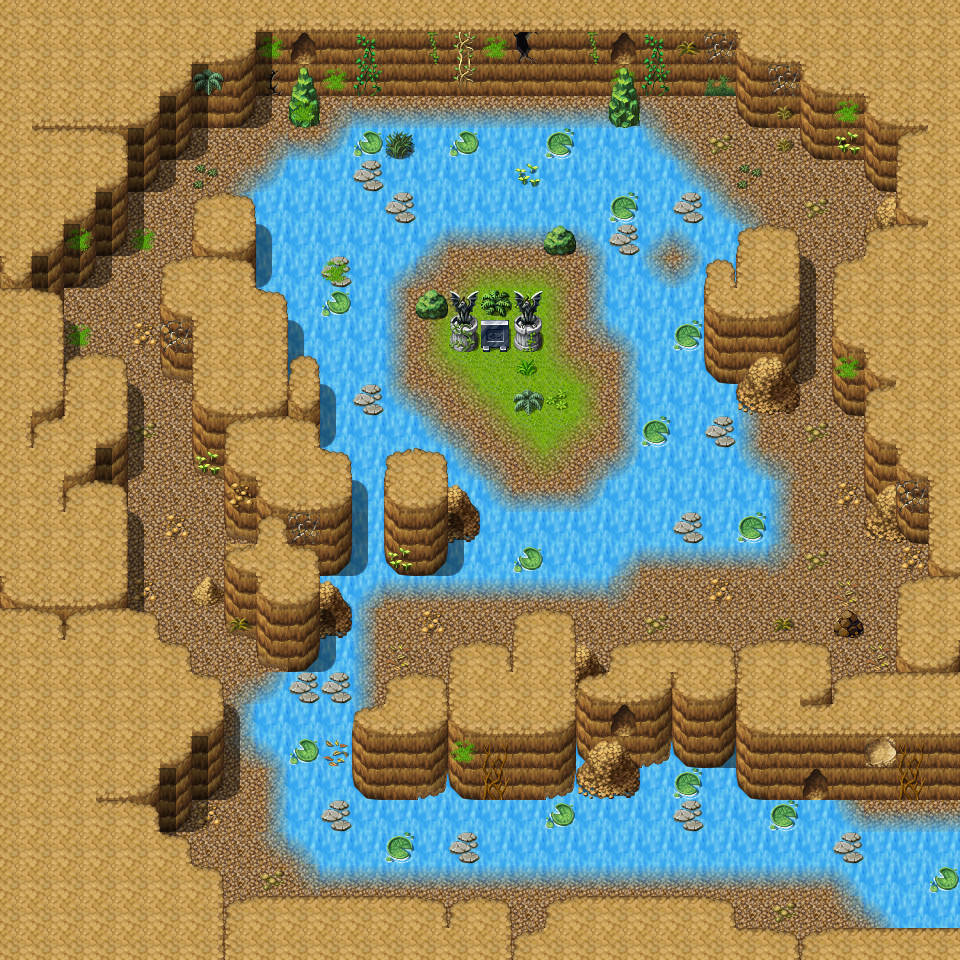

This game map was drawn from its Tiled (.tmx) file and the tilesets committed beside it. A one-line description and the trimmed map source follow:
An orthogonal 30x30 tile map with 32x32 px tiles, 3 tile layers (Ground, Objects, Above), 1 hidden layer not drawn, 60 tilesets and 10 objects (8x spawn, mapchange, sign).

<map version="2017.05.26" orientation="orthogonal" renderorder="right-down" width="30" height="30" tilewidth="32" tileheight="32" nextobjectid="11">
 <tileset firstgid="1" name="map_bed_1" tilewidth="32" tileheight="32" tilecount="128" columns="16">
  <image source="../drawable/map_bed_1.png" width="512" height="256" />
 </tileset>
 <tileset firstgid="129" name="map_border_1" tilewidth="32" tileheight="32" tilecount="128" columns="16">
  <image source="../drawable/map_border_1.png" width="512" height="256" />
 </tileset>
 <tileset firstgid="257" name="map_bridge_1" tilewidth="32" tileheight="32" tilecount="128" columns="16">
  <image source="../drawable/map_bridge_1.png" width="512" height="256" />
 </tileset>
 <tileset firstgid="385" name="map_bridge_2" tilewidth="32" tileheight="32" tilecount="128" columns="16">
  <image source="../drawable/map_bridge_2.png" width="512" height="256" />
 </tileset>
 <tileset firstgid="513" name="map_broken_1" tilewidth="32" tileheight="32" tilecount="128" columns="16">
  <image source="../drawable/map_broken_1.png" width="512" height="256" />
 </tileset>
 <tileset firstgid="641" name="map_cavewall_1" tilewidth="32" tileheight="32" tilecount="108" columns="18">
  <image source="../drawable/map_cavewall_1.png" width="576" height="192" />
 </tileset>
 <tileset firstgid="749" name="map_cavewall_2" tilewidth="32" tileheight="32" tilecount="108" columns="18">
  <image source="../drawable/map_cavewall_2.png" width="576" height="192" />
 </tileset>
 <tileset firstgid="857" name="map_cavewall_3" tilewidth="32" tileheight="32" tilecount="108" columns="18">
  <image source="../drawable/map_cavewall_3.png" width="576" height="192" />
 </tileset>
 <tileset firstgid="965" name="map_cavewall_4" tilewidth="32" tileheight="32" tilecount="108" columns="18">
  <image source="../drawable/map_cavewall_4.png" width="576" height="192" />
 </tileset>
 <tileset firstgid="1073" name="map_chair_table_1" tilewidth="32" tileheight="32" tilecount="128" columns="16">
  <image source="../drawable/map_chair_table_1.png" width="512" height="256" />
 </tileset>
 <tileset firstgid="1201" name="map_chair_table_2" tilewidth="32" tileheight="32" tilecount="128" columns="16">
  <image source="../drawable/map_chair_table_2.png" width="512" height="256" />
 </tileset>
 <tileset firstgid="1329" name="map_crate_1" tilewidth="32" tileheight="32" tilecount="128" columns="16">
  <image source="../drawable/map_crate_1.png" width="512" height="256" />
 </tileset>
 <tileset firstgid="1457" name="map_cupboard_1" tilewidth="32" tileheight="32" tilecount="128" columns="16">
  <image source="../drawable/map_cupboard_1.png" width="512" height="256" />
 </tileset>
 <tileset firstgid="1585" name="map_curtain_1" tilewidth="32" tileheight="32" tilecount="128" columns="16">
  <image source="../drawable/map_curtain_1.png" width="512" height="256" />
 </tileset>
 <tileset firstgid="1713" name="map_entrance_1" tilewidth="32" tileheight="32" tilecount="128" columns="16">
  <image source="../drawable/map_entrance_1.png" width="512" height="256" />
 </tileset>
 <tileset firstgid="1841" name="map_entrance_2" tilewidth="32" tileheight="32" tilecount="128" columns="16">
  <image source="../drawable/map_entrance_2.png" width="512" height="256" />
 </tileset>
 <tileset firstgid="1969" name="map_fence_1" tilewidth="32" tileheight="32" tilecount="128" columns="16">
  <image source="../drawable/map_fence_1.png" width="512" height="256" />
 </tileset>
 <tileset firstgid="2097" name="map_fence_2" tilewidth="32" tileheight="32" tilecount="128" columns="16">
  <image source="../drawable/map_fence_2.png" width="512" height="256" />
 </tileset>
 <tileset firstgid="2225" name="map_fence_3" tilewidth="32" tileheight="32" tilecount="128" columns="16">
  <image source="../drawable/map_fence_3.png" width="512" height="256" />
 </tileset>
 <tileset firstgid="2353" name="map_fence_4" tilewidth="32" tileheight="32" tilecount="128" columns="16">
  <image source="../drawable/map_fence_4.png" width="512" height="256" />
 </tileset>
 <tileset firstgid="2481" name="map_ground_1" tilewidth="32" tileheight="32" tilecount="128" columns="16">
  <image source="../drawable/map_ground_1.png" width="512" height="256" />
 </tileset>
 <tileset firstgid="2609" name="map_ground_2" tilewidth="32" tileheight="32" tilecount="128" columns="16">
  <image source="../drawable/map_ground_2.png" width="512" height="256" />
 </tileset>
 <tileset firstgid="2737" name="map_ground_3" tilewidth="32" tileheight="32" tilecount="128" columns="16">
  <image source="../drawable/map_ground_3.png" width="512" height="256" />
 </tileset>
 <tileset firstgid="2865" name="map_ground_4" tilewidth="32" tileheight="32" tilecount="128" columns="16">
  <image source="../drawable/map_ground_4.png" width="512" height="256" />
 </tileset>
 <tileset firstgid="2993" name="map_ground_5" tilewidth="32" tileheight="32" tilecount="128" columns="16">
  <image source="../drawable/map_ground_5.png" width="512" height="256" />
 </tileset>
 <tileset firstgid="3121" name="map_ground_6" tilewidth="32" tileheight="32" tilecount="128" columns="16">
  <image source="../drawable/map_ground_6.png" width="512" height="256" />
 </tileset>
 <tileset firstgid="3249" name="map_ground_7" tilewidth="32" tileheight="32" tilecount="128" columns="16">
  <image source="../drawable/map_ground_7.png" width="512" height="256" />
 </tileset>
 <tileset firstgid="3377" name="map_ground_8" tilewidth="32" tileheight="32" tilecount="128" columns="16">
  <image source="../drawable/map_ground_8.png" width="512" height="256" />
 </tileset>
 <tileset firstgid="3505" name="map_house_1" tilewidth="32" tileheight="32" tilecount="128" columns="16">
  <image source="../drawable/map_house_1.png" width="512" height="256" />
 </tileset>
 <tileset firstgid="3633" name="map_house_2" tilewidth="32" tileheight="32" tilecount="128" columns="16">
  <image source="../drawable/map_house_2.png" width="512" height="256" />
 </tileset>
 <tileset firstgid="3761" name="map_indoor_1" tilewidth="32" tileheight="32" tilecount="128" columns="16">
  <image source="../drawable/map_indoor_1.png" width="512" height="256" />
 </tileset>
 <tileset firstgid="3889" name="map_indoor_2" tilewidth="32" tileheight="32" tilecount="128" columns="16">
  <image source="../drawable/map_indoor_2.png" width="512" height="256" />
 </tileset>
 <tileset firstgid="4017" name="map_kitchen_1" tilewidth="32" tileheight="32" tilecount="128" columns="16">
  <image source="../drawable/map_kitchen_1.png" width="512" height="256" />
 </tileset>
 <tileset firstgid="4145" name="map_outdoor_1" tilewidth="32" tileheight="32" tilecount="128" columns="16">
  <image source="../drawable/map_outdoor_1.png" width="512" height="256" />
 </tileset>
 <tileset firstgid="4273" name="map_pillar_1" tilewidth="32" tileheight="32" tilecount="128" columns="16">
  <image source="../drawable/map_pillar_1.png" width="512" height="256" />
 </tileset>
 <tileset firstgid="4401" name="map_pillar_2" tilewidth="32" tileheight="32" tilecount="128" columns="16">
  <image source="../drawable/map_pillar_2.png" width="512" height="256" />
 </tileset>
 <tileset firstgid="4529" name="map_plant_1" tilewidth="32" tileheight="32" tilecount="128" columns="16">
  <image source="../drawable/map_plant_1.png" width="512" height="256" />
 </tileset>
 <tileset firstgid="4657" name="map_plant_2" tilewidth="32" tileheight="32" tilecount="128" columns="16">
  <image source="../drawable/map_plant_2.png" width="512" height="256" />
 </tileset>
 <tileset firstgid="4785" name="map_rock_1" tilewidth="32" tileheight="32" tilecount="128" columns="16">
  <image source="../drawable/map_rock_1.png" width="512" height="256" />
 </tileset>
 <tileset firstgid="4913" name="map_rock_2" tilewidth="32" tileheight="32" tilecount="128" columns="16">
  <image source="../drawable/map_rock_2.png" width="512" height="256" />
 </tileset>
 <tileset firstgid="5041" name="map_roof_1" tilewidth="32" tileheight="32" tilecount="128" columns="16">
  <image source="../drawable/map_roof_1.png" width="512" height="256" />
 </tileset>
 <tileset firstgid="5169" name="map_roof_2" tilewidth="32" tileheight="32" tilecount="128" columns="16">
  <image source="../drawable/map_roof_2.png" width="512" height="256" />
 </tileset>
 <tileset firstgid="5297" name="map_roof_3" tilewidth="32" tileheight="32" tilecount="128" columns="16">
  <image source="../drawable/map_roof_3.png" width="512" height="256" />
 </tileset>
 <tileset firstgid="5425" name="map_shop_1" tilewidth="32" tileheight="32" tilecount="128" columns="16">
  <image source="../drawable/map_shop_1.png" width="512" height="256" />
 </tileset>
 <tileset firstgid="5553" name="map_sign_ladder_1" tilewidth="32" tileheight="32" tilecount="128" columns="16">
  <image source="../drawable/map_sign_ladder_1.png" width="512" height="256" />
 </tileset>
 <tileset firstgid="5681" name="map_table_1" tilewidth="32" tileheight="32" tilecount="128" columns="16">
  <image source="../drawable/map_table_1.png" width="512" height="256" />
 </tileset>
 <tileset firstgid="5809" name="map_trail_1" tilewidth="32" tileheight="32" tilecount="128" columns="16">
  <image source="../drawable/map_trail_1.png" width="512" height="256" />
 </tileset>
 <tileset firstgid="5937" name="map_transition_1" tilewidth="32" tileheight="32" tilecount="128" columns="16">
  <image source="../drawable/map_transition_1.png" width="512" height="256" />
 </tileset>
 <tileset firstgid="6065" name="map_transition_2" tilewidth="32" tileheight="32" tilecount="128" columns="16">
  <image source="../drawable/map_transition_2.png" width="512" height="256" />
 </tileset>
 <tileset firstgid="6193" name="map_transition_3" tilewidth="32" tileheight="32" tilecount="128" columns="16">
  <image source="../drawable/map_transition_3.png" width="512" height="256" />
 </tileset>
 <tileset firstgid="6321" name="map_transition_4" tilewidth="32" tileheight="32" tilecount="128" columns="16">
  <image source="../drawable/map_transition_4.png" width="512" height="256" />
 </tileset>
 <tileset firstgid="6449" name="map_transition_5" tilewidth="32" tileheight="32" tilecount="128" columns="16">
  <image source="../drawable/map_transition_5.png" width="512" height="256" />
 </tileset>
 <tileset firstgid="6577" name="map_tree_1" tilewidth="32" tileheight="32" tilecount="128" columns="16">
  <image source="../drawable/map_tree_1.png" width="512" height="256" />
 </tileset>
 <tileset firstgid="6705" name="map_tree_2" tilewidth="32" tileheight="32" tilecount="128" columns="16">
  <image source="../drawable/map_tree_2.png" width="512" height="256" />
 </tileset>
 <tileset firstgid="6833" name="map_wall_1" tilewidth="32" tileheight="32" tilecount="128" columns="16">
  <image source="../drawable/map_wall_1.png" width="512" height="256" />
 </tileset>
 <tileset firstgid="6961" name="map_wall_2" tilewidth="32" tileheight="32" tilecount="120" columns="15">
  <image source="../drawable/map_wall_2.png" width="480" height="256" />
 </tileset>
 <tileset firstgid="7081" name="map_wall_3" tilewidth="32" tileheight="32" tilecount="120" columns="15">
  <image source="../drawable/map_wall_3.png" width="480" height="256" />
 </tileset>
 <tileset firstgid="7201" name="map_wall_4" tilewidth="32" tileheight="32" tilecount="120" columns="15">
  <image source="../drawable/map_wall_4.png" width="480" height="256" />
 </tileset>
 <tileset firstgid="7321" name="map_window_1" tilewidth="32" tileheight="32" tilecount="128" columns="16">
  <image source="../drawable/map_window_1.png" width="512" height="256" />
 </tileset>
 <tileset firstgid="7449" name="map_window_2" tilewidth="32" tileheight="32" tilecount="128" columns="16">
  <image source="../drawable/map_window_2.png" width="512" height="256" />
 </tileset>
 <layer name="Ground" width="30" height="30">
  <data>[900 cells, 900 non-empty, 19 distinct tile ids]</data>
 </layer>
 <layer name="Objects" width="30" height="30">
  <data>[900 cells, 347 non-empty, 62 distinct tile ids]</data>
 </layer>
 <layer name="Above" width="30" height="30">
  <data>[900 cells, 92 non-empty, 25 distinct tile ids]</data>
 </layer>
 <layer name="Walkable" width="30" height="30" visible="0">
  <data>[900 cells, 654 non-empty, 1 distinct tile ids]</data>
 </layer>
 <objectgroup name="Mapevents" visible="0">
  <object id="1" name="east" type="mapchange" x="928" y="800" width="32" height="32">
   <properties>
    <property name="map" value="waytobrimhavencave1a" />
    <property name="place" value="west" />
   </properties>
  </object>
  <object id="2" name="sign_brimcave4" type="sign" x="480" y="352" width="32" height="32" />
 </objectgroup>
 <objectgroup name="Spawn">
  <object id="3" name="erumen_3" type="spawn" x="192" y="672" width="640" height="256">
   <properties>
    <property name="quantity" value="3" />
    <property name="spawngroup" value="erumen_3" />
   </properties>
  </object>
  <object id="4" name="skeleton2" type="spawn" x="128" y="384" width="128" height="288">
   <properties>
    <property name="quantity" value="3" />
    <property name="spawngroup" value="skeleton2" />
   </properties>
  </object>
  <object id="5" name="erumen_3_1" type="spawn" x="64" y="96" width="288" height="288">
   <properties>
    <property name="quantity" value="2" />
    <property name="spawngroup" value="erumen_3" />
   </properties>
  </object>
  <object id="6" name="skeleton2_1" type="spawn" x="384" y="544" width="384" height="128">
   <properties>
    <property name="quantity" value="3" />
    <property name="spawngroup" value="skeleton2" />
   </properties>
  </object>
  <object id="7" name="erumen_3_2" type="spawn" x="800" y="288" width="32" height="128">
   <properties>
    <property name="quantity" value="2" />
    <property name="spawngroup" value="erumen_3" />
   </properties>
  </object>
  <object id="8" name="erumen_2" type="spawn" x="640" y="96" width="224" height="160">
   <properties>
    <property name="quantity" value="2" />
    <property name="spawngroup" value="erumen_2" />
   </properties>
  </object>
  <object id="9" name="undeadrat1" type="spawn" x="736" y="416" width="192" height="256">
   <properties>
    <property name="quantity" value="2" />
    <property name="spawngroup" value="undeadrat1" />
   </properties>
  </object>
  <object id="10" name="ulirfendor" type="spawn" x="480" y="352" width="32" height="32">
   <properties>
    <property name="spawngroup" value="ulirfendor" />
   </properties>
  </object>
 </objectgroup>
 <objectgroup name="Keys" />
</map>
